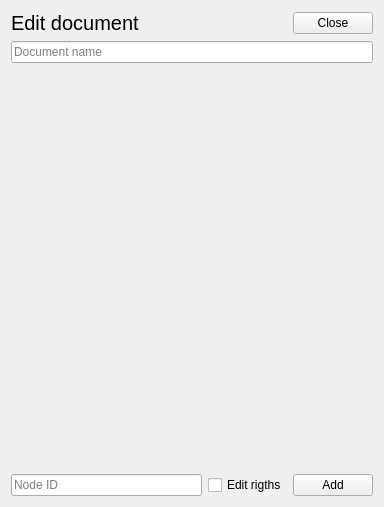
<?xml version="1.0" encoding="UTF-8"?>
<ui version="4.0">
 <class>Form</class>
 <widget class="QWidget" name="Form">
  <property name="geometry">
   <rect>
    <x>0</x>
    <y>0</y>
    <width>384</width>
    <height>507</height>
   </rect>
  </property>
  <property name="windowTitle">
   <string>Form</string>
  </property>
  <layout class="QVBoxLayout" name="verticalLayout">
   <item>
    <layout class="QHBoxLayout" name="horizontalLayout_10">
     <item>
      <widget class="QLabel" name="label_2">
       <property name="sizePolicy">
        <sizepolicy hsizetype="Expanding" vsizetype="Preferred">
         <horstretch>0</horstretch>
         <verstretch>0</verstretch>
        </sizepolicy>
       </property>
       <property name="font">
        <font>
         <pointsize>15</pointsize>
        </font>
       </property>
       <property name="text">
        <string>Edit document</string>
       </property>
      </widget>
     </item>
     <item>
      <widget class="QPushButton" name="closeButton">
       <property name="focusPolicy">
        <enum>Qt::NoFocus</enum>
       </property>
       <property name="text">
        <string>Close</string>
       </property>
      </widget>
     </item>
    </layout>
   </item>
   <item>
    <widget class="QLineEdit" name="nameInput">
     <property name="placeholderText">
      <string>Document name</string>
     </property>
    </widget>
   </item>
   <item>
    <widget class="QScrollArea" name="peerArea">
     <property name="frameShape">
      <enum>QFrame::NoFrame</enum>
     </property>
     <property name="widgetResizable">
      <bool>true</bool>
     </property>
     <widget class="QWidget" name="scrollAreaWidgetContents">
      <property name="geometry">
       <rect>
        <x>0</x>
        <y>0</y>
        <width>372</width>
        <height>367</height>
       </rect>
      </property>
     </widget>
    </widget>
   </item>
   <item>
    <layout class="QHBoxLayout" name="horizontalLayout_11">
     <item>
      <widget class="QLineEdit" name="nodeIdInput">
       <property name="focusPolicy">
        <enum>Qt::StrongFocus</enum>
       </property>
       <property name="placeholderText">
        <string>Node ID</string>
       </property>
      </widget>
     </item>
     <item>
      <widget class="QCheckBox" name="editRigthsInput">
       <property name="text">
        <string>Edit rigths</string>
       </property>
      </widget>
     </item>
     <item>
      <widget class="QPushButton" name="addButton">
       <property name="focusPolicy">
        <enum>Qt::NoFocus</enum>
       </property>
       <property name="text">
        <string>Add</string>
       </property>
      </widget>
     </item>
    </layout>
   </item>
  </layout>
 </widget>
 <resources/>
 <connections/>
</ui>
